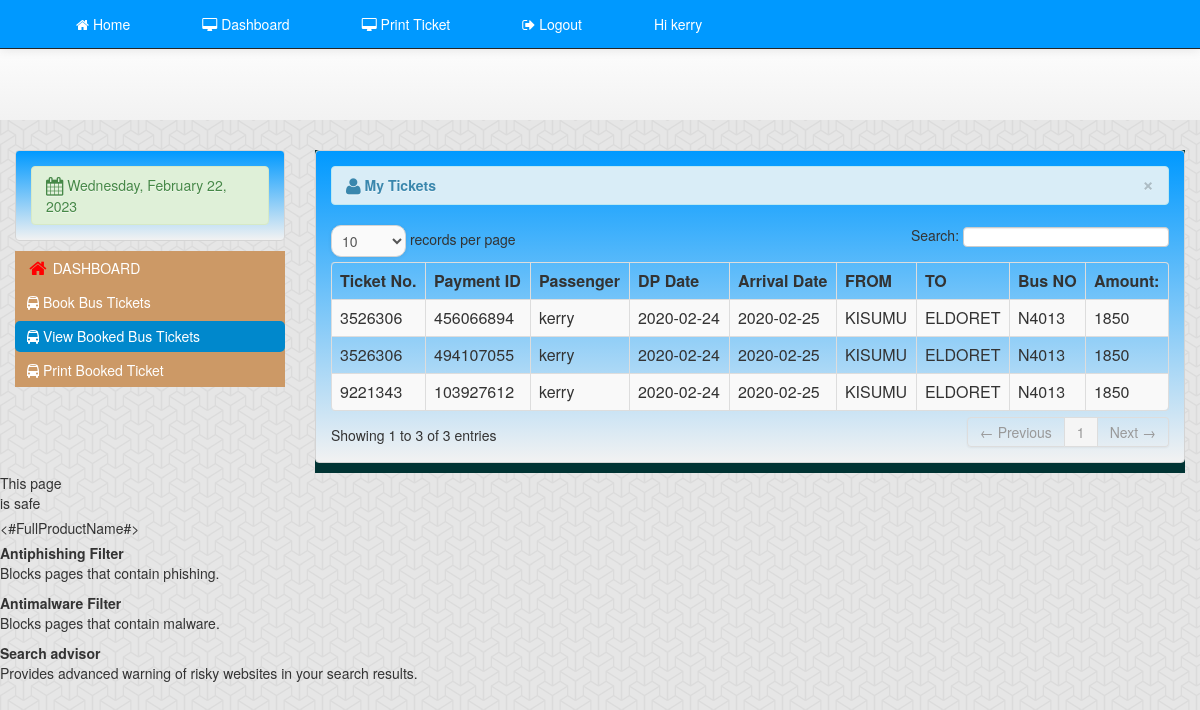
Screenshot of /booked_tickets.php (signed in) with the database file from the repository.
### tables this page shows
CREATE TABLE IF NOT EXISTS `payment_details` (
  `payment_id` varchar(20) NOT NULL,
  `pnr` varchar(15) DEFAULT NULL,
  `payment_date` date DEFAULT NULL,
  `payment_amount` int(6) DEFAULT NULL,
  `payment_mode` varchar(15) DEFAULT NULL,
  `customer_id` varchar(200) NOT NULL,
  ` booking_status` varchar(200) NOT NULL,
  `bus_no` varchar(200) NOT NULL,
  PRIMARY KEY (`payment_id`),
  KEY `pnr` (`pnr`)
);

CREATE TABLE IF NOT EXISTS `bus_details` (
  `bus_no` varchar(10) NOT NULL,
  `from_city` varchar(20) DEFAULT NULL,
  `to_city` varchar(20) DEFAULT NULL,
  `departure_date` date NOT NULL,
  `arrival_date` date DEFAULT NULL,
  `departure_time` time DEFAULT NULL,
  `arrival_time` time DEFAULT NULL,
  `seats_economy` int(5) DEFAULT NULL,
  `seats_business` int(5) DEFAULT NULL,
  `price_economy` int(10) DEFAULT NULL,
  `price_business` int(10) DEFAULT NULL,
  `tablet_id` varchar(10) DEFAULT NULL,
  PRIMARY KEY (`bus_no`,`departure_date`),
  KEY `tablet_id` (`tablet_id`)
);

### booked_tickets.php (the view, shortened to what this page needs)
<html>
	<head>
		<link rel="stylesheet" type="text/css" href="css/style.css"/>
		<link rel="stylesheet" href="font-awesome-4.7.0\css\font-awesome.min.css">
	</head>
        <?php include'navhead_customer.php'?>
        <div class="container">
        <div class="row-fluid">
            <div class="span3">
                <div class="hero-unit-3">
                    <div class="alert-index alert-success">
                        <i class="icon-calendar icon-large"></i>
                        <?php
                        $Today = date('y:m:d');
                        $new = date('l, F d, Y', strtotime($Today));
                        echo $new;
                        ?>
                    </div>
                </div>
                <div>
                    <ul class="nav  nav-pills nav-stacked" style="background-color:#C96">
                        <li>
                            <a href="customer_homepage.php"><i class="icon-home icon-large" style="color:#F00"></i>&nbsp;DASHBOARD
                            </a>
                        </li>
                        <li>
                        <a href="customer_homepage.php"><i class="fa fa-bus" aria-hidden="true"></i> Book Bus Tickets</a>
				</li>
				<li class="active"><a href="booked_tickets.php"><i class="fa fa-bus" aria-hidden="true"></i> View Booked Bus Tickets</a>
				</li>
				<li><a href="print_booked_tickets.php"><i class="fa fa-bus" aria-hidden="true"></i> Print Booked Ticket</a>
				</li>
    </ul>
             </div> </div>
		<div class="span9" style="background-color:#033">
            <div class="hero-unit-3" style="background-color:#033">
                    <table cellpadding="0" cellspacing="0" border="0" class="table table-striped table-bordered" id="example">
                        <div class="alert alert-info">
                            <button type="button" class="close" data-dismiss="alert">&times;</button>
                            <strong><i class="icon-user icon-large"></i>&nbsp;My Tickets</strong>
                        </div>
                       <thead>
                                    <tr>
                                        <th>Ticket No.</th>
                                        <th>Payment ID</th>
                                        <th>Passenger</th>
										<th>DP Date</th>
                                        <th>Arrival Date</th>
                                        <th>FROM</th>
                                        <th>TO</th>
										<th>Bus NO</th>
										<th>Amount:</th>
                                    </tr>
                                </thead>
                                <tbody>
                                 <?php  $user_query=mysql_query("select * from payment_details where customer_id='".$_SESSION['login_user']."'")or die(mysql_error());
									while($row=mysql_fetch_array($user_query)){
									$id=$row['bus_no'];
									$cat_id=$row['bus_no'];
											$cat_query = mysql_query("select * from 	bus_details where bus_no = '$cat_id'")or die(mysql_error());
											$cat_row = mysql_fetch_array($cat_query);
									?>
									<tr class="del<?php echo $id ?>">
                                    <td><?php echo $row['pnr']; ?></td>
                                    <td><?php echo $row['payment_id']; ?></td>
                                    <td><?php echo $row['customer_id']; ?></td>
									<td><?php echo $cat_row ['departure_date']; ?> </td>
                                    <td><?php echo $cat_row ['arrival_date']; ?> </td>
									<td><?php echo $cat_row ['from_city']; ?> </td>
                                    <td><?php echo $cat_row ['to_city']; ?> </td>
                                    <td><?php echo $row['bus_no']; ?> </td>
									 <td><?php echo $row['payment_amount']; ?></td>
                                    </tr>
									<?php  }  ?>
                                </tbody>
                            </table>
                </div>
            </div>
	</body>
</html>

### css/style.css (style rules this page uses)
li { display: inline; float: left; }
li a { display: block; color: white; padding: 14px 36px; text-decoration: none; }

### rows the page displays
payment_details: pnr "9221343", payment_id "103927612", customer "kerry", bus_details.departure_date "2020-02-24", bus_details.arrival_date "2020-02-25", bus_details.from_city "KISUMU", bus_details.to_city "ELDORET", bus_no "N4013", payment_amount "1850"
payment_details: pnr "3526306", payment_id "456066894", customer "kerry", bus_details.departure_date "2020-02-24", bus_details.arrival_date "2020-02-25", bus_details.from_city "KISUMU", bus_details.to_city "ELDORET", bus_no "N4013", payment_amount "1850"
payment_details: pnr "3526306", payment_id "494107055", customer "kerry", bus_details.departure_date "2020-02-24", bus_details.arrival_date "2020-02-25", bus_details.from_city "KISUMU", bus_details.to_city "ELDORET", bus_no "N4013", payment_amount "1850"

### other values shown
$_SESSION['login_user'] "kerry"
